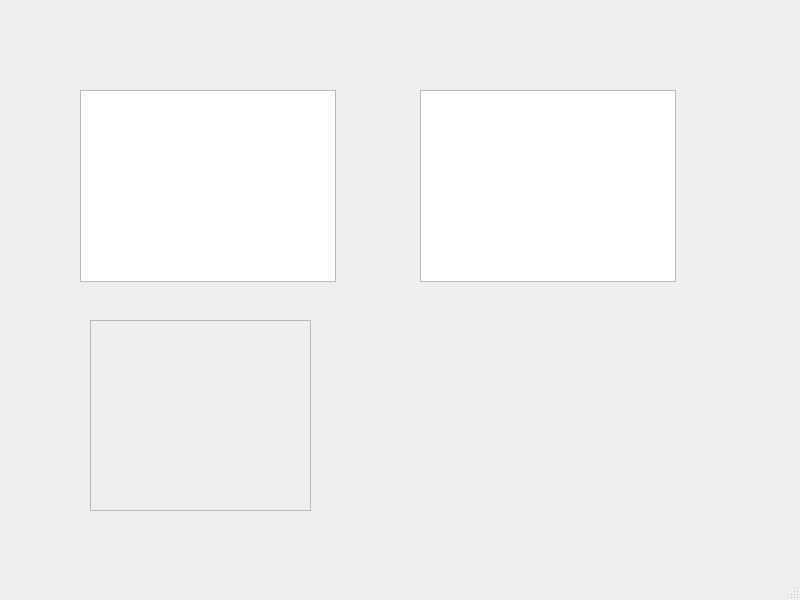
<?xml version="1.0" encoding="UTF-8"?>
<ui version="4.0">
 <class>MainWindow</class>
 <widget class="QMainWindow" name="MainWindow">
  <property name="geometry">
   <rect>
    <x>0</x>
    <y>0</y>
    <width>800</width>
    <height>600</height>
   </rect>
  </property>
  <property name="windowTitle">
   <string>MainWindow</string>
  </property>
  <widget class="QWidget" name="centralwidget">
   <widget class="QListView" name="listView">
    <property name="geometry">
     <rect>
      <x>80</x>
      <y>90</y>
      <width>256</width>
      <height>192</height>
     </rect>
    </property>
   </widget>
   <widget class="QListWidget" name="listWidget">
    <property name="geometry">
     <rect>
      <x>420</x>
      <y>90</y>
      <width>256</width>
      <height>192</height>
     </rect>
    </property>
   </widget>
   <widget class="QFrame" name="frame">
    <property name="geometry">
     <rect>
      <x>90</x>
      <y>320</y>
      <width>221</width>
      <height>191</height>
     </rect>
    </property>
    <property name="frameShape">
     <enum>QFrame::StyledPanel</enum>
    </property>
    <property name="frameShadow">
     <enum>QFrame::Raised</enum>
    </property>
   </widget>
  </widget>
  <widget class="QMenuBar" name="menubar">
   <property name="geometry">
    <rect>
     <x>0</x>
     <y>0</y>
     <width>800</width>
     <height>22</height>
    </rect>
   </property>
  </widget>
  <widget class="QStatusBar" name="statusbar"/>
 </widget>
 <resources/>
 <connections/>
</ui>
